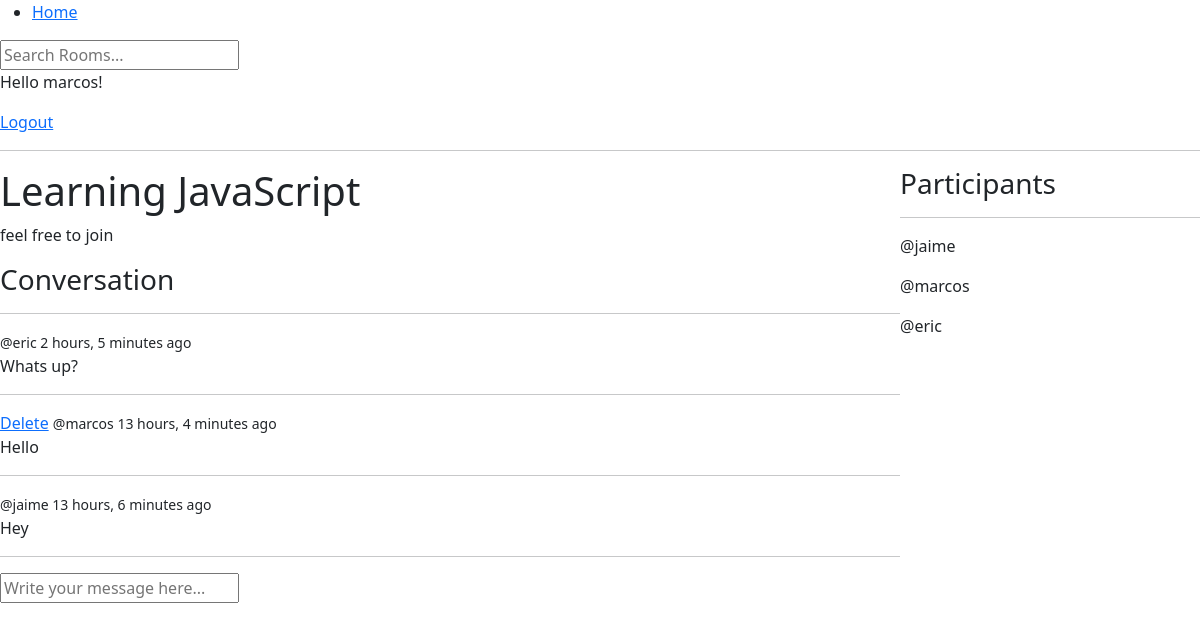
/room/1/ (signed in), run on the app's committed database.
### base/models.py (models this page shows, shortened)
class Room(models.Model):
    host =  models.ForeignKey(User, on_delete=models.SET_NULL, null=True)
    topic = models.ForeignKey(Topic, on_delete=models.SET_NULL, null=True)
    name = models.CharField(max_length=200)
    description = models.TextField(null=True, blank=True)
    participants = models.ManyToManyField(User, related_name='participants', blank=True)
    updated = models.DateTimeField(auto_now=True) # auto_now - retrieves the current date and time everytime
    created = models.DateTimeField(auto_now_add=True) # auto_now_add - retrieves the current date and time once
    class Meta:
        ordering = ['-updated', '-created']

class Message(models.Model):
    user = models.ForeignKey(User, on_delete=models.CASCADE)
    room = models.ForeignKey(Room, on_delete=models.CASCADE)
    body = models.TextField()
    updated = models.DateTimeField(auto_now=True)
    created = models.DateTimeField(auto_now_add=True)
    class Meta:
        ordering = ['-updated', '-created']

### base/views.py (the view, shortened to what this page needs)
# urls.py: path('room/<str:pk>/', views.room, name="room"),
def room(request, pk):
    room = Room.objects.get(id=pk)
    room_messages = room.message_set.all()
    participants = room.participants.all()
    return render(request, 'base/room.html', {"room": room, "room_messages": room_messages, "participants": participants})

### base/templates/base/room.html (shortened to what this page needs)
{% extends 'main.html' %}
{% block content %}
    <div class="room-container">
        <div>
            <h1>{{room.name}}</h1>
            <p>{{room.description}}</p>
            <div class="comment-wrapper">
                <h3>Conversation</h3>
                <hr>
                {% for message in room_messages %}
                    <div>
                        {% if request.user == message.user %}
                        <a href="{% url 'delete-message' message.id %}">Delete</a>
                        {% endif %}
                        <small>@{{message.user}}  {{message.created|timesince}} ago</small>
                        <p>{{message.body}}</p>
                        <hr>
                    </div>
                {% endfor %}
            </div>
            {% if request.user.is_authenticated %}
                <div class="comment-form">
                    <form method="POST" action="">
                        <input type="text" name="body" placeholder="Write your message here...">
                    </form>
                </div>
            {% endif %}
        </div>
        <div>
            <h3>Participants</h3>
            <hr>
            {% for participant in participants %}
                <div>
                    <p>@{{participant.username}}</p>
                </div>
            {% endfor %}
        </div>
    </div>
{% endblock content %}

### templates/partials/navbar.html
<nav>
    <ul>
        <li><a href="{% url 'home' %}">Home</a></li>
    </ul>
    <form method="GET" action="{% url 'home' %}">
        <input type="text" name="q" placeholder="Search Rooms...">
    </form>
    {% if request.user.is_authenticated %}
    <p>Hello {{request.user}}!</p>
        <a href="{% url 'logout' %}">Logout</a>
    {% else %}
        <a href="{% url 'login' %}">Login</a>
    {% endif %}
</nav>
<hr>

### base/templates/base/room.html (style rules this page uses)
.room-container { display: grid; grid-template-columns: 3fr 1fr; }

### data on the page
Room: name "Learning JavaScript", description "feel free to join"
Message: user "eric", created "2 hours, 5 minutes", body "Whats up?"
Message: shows "Delete", user "marcos", created "13 hours, 4 minutes", body "Hello"
Message: user "jaime", created "13 hours, 6 minutes", body "Hey"

### other printed values
{{ request.user }} "marcos"
{{ participant.username }} "jaime"
{{ participant.username }} "marcos"
{{ participant.username }} "eric"
